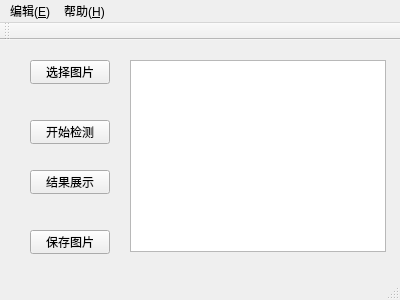
<?xml version="1.0" encoding="UTF-8"?>
<ui version="4.0">
 <class>MainWindow</class>
 <widget class="QMainWindow" name="MainWindow">
  <property name="geometry">
   <rect>
    <x>0</x>
    <y>0</y>
    <width>400</width>
    <height>300</height>
   </rect>
  </property>
  <property name="windowTitle">
   <string>MainWindow</string>
  </property>
  <widget class="QWidget" name="centralWidget">
   <widget class="QPushButton" name="Button_readImg">
    <property name="geometry">
     <rect>
      <x>30</x>
      <y>20</y>
      <width>80</width>
      <height>24</height>
     </rect>
    </property>
    <property name="text">
     <string>选择图片</string>
    </property>
   </widget>
   <widget class="QPushButton" name="Button_detection">
    <property name="geometry">
     <rect>
      <x>30</x>
      <y>80</y>
      <width>80</width>
      <height>24</height>
     </rect>
    </property>
    <property name="text">
     <string>开始检测</string>
    </property>
   </widget>
   <widget class="QPushButton" name="Button_showImg">
    <property name="geometry">
     <rect>
      <x>30</x>
      <y>130</y>
      <width>80</width>
      <height>24</height>
     </rect>
    </property>
    <property name="text">
     <string>结果展示</string>
    </property>
   </widget>
   <widget class="QPushButton" name="Button_saveImg">
    <property name="geometry">
     <rect>
      <x>30</x>
      <y>190</y>
      <width>80</width>
      <height>24</height>
     </rect>
    </property>
    <property name="text">
     <string>保存图片</string>
    </property>
   </widget>
   <widget class="QTextBrowser" name="textBrowser">
    <property name="geometry">
     <rect>
      <x>130</x>
      <y>20</y>
      <width>256</width>
      <height>192</height>
     </rect>
    </property>
   </widget>
  </widget>
  <widget class="QMenuBar" name="menuBar">
   <property name="geometry">
    <rect>
     <x>0</x>
     <y>0</y>
     <width>400</width>
     <height>25</height>
    </rect>
   </property>
   <widget class="QMenu" name="menu_E">
    <property name="title">
     <string>编辑(&amp;E)</string>
    </property>
    <addaction name="action_D"/>
   </widget>
   <widget class="QMenu" name="menu_H">
    <property name="title">
     <string>帮助(&amp;H)</string>
    </property>
    <addaction name="action_U"/>
    <addaction name="action_Bug"/>
    <addaction name="action_A"/>
   </widget>
   <addaction name="menu_E"/>
   <addaction name="menu_H"/>
  </widget>
  <widget class="QToolBar" name="mainToolBar">
   <attribute name="toolBarArea">
    <enum>TopToolBarArea</enum>
   </attribute>
   <attribute name="toolBarBreak">
    <bool>false</bool>
   </attribute>
  </widget>
  <widget class="QStatusBar" name="statusBar"/>
  <action name="action_D">
   <property name="text">
    <string>删除(&amp;D)</string>
   </property>
  </action>
  <action name="action_U">
   <property name="text">
    <string>使用说明(&amp;U)</string>
   </property>
  </action>
  <action name="action_Bug">
   <property name="text">
    <string>报告Bug</string>
   </property>
  </action>
  <action name="action_A">
   <property name="text">
    <string>关于(&amp;A)</string>
   </property>
  </action>
 </widget>
 <layoutdefault spacing="6" margin="11"/>
 <resources/>
 <connections/>
</ui>
